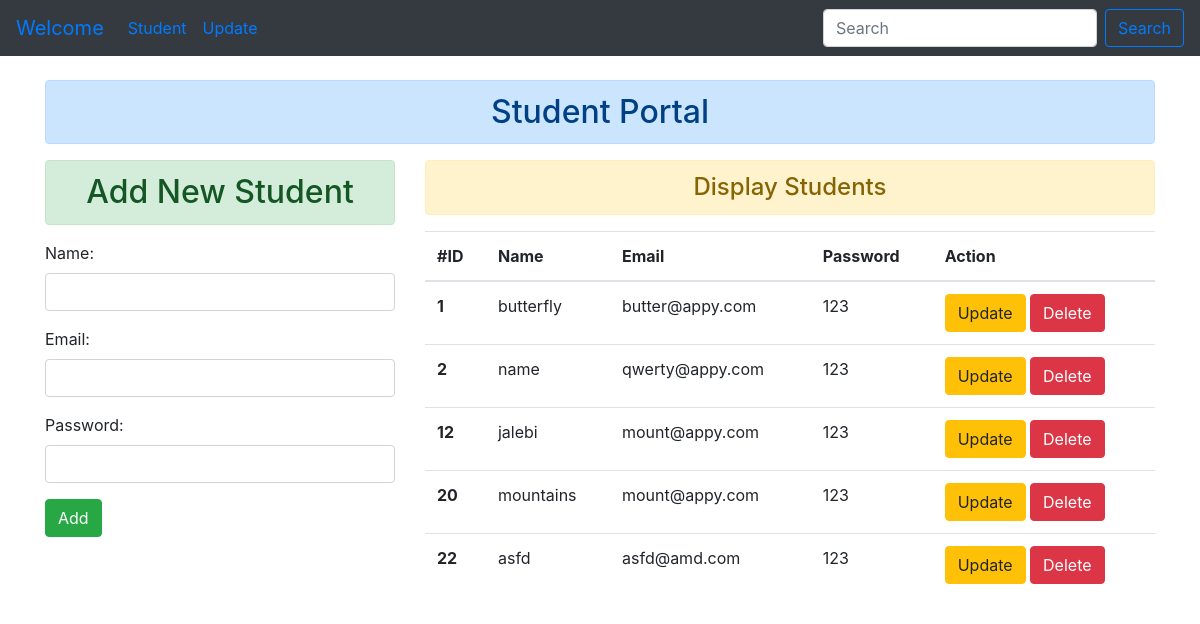
Screenshot of /add/ with the database file from the repository.
### stu_details/models.py (models this page shows)
class User(models.Model):
    name = models.CharField(max_length = 50)
    email = models.EmailField(max_length = 50)
    password = models.CharField(max_length = 50)

### stu_details/views.py (the view)
# urls.py: path('add/', views.add_show, name = "addandshow"),
def add_show(request):
    if request.method == 'POST':
        fm = StudentReg(request.POST)
        if fm.is_valid():
            nm = fm.cleaned_data['name']
            em = fm.cleaned_data['email']
            pw = fm.cleaned_data['password']
            reg = User(name = nm, email = em, password = pw)
            reg.save()
            fm = StudentReg()
    else:
        fm = StudentReg()
    stud = User.objects.all()
    return render(request, 'student/add_student.html', {'regform': fm, 'st':stud})

### stu_details/forms.py
class StudentReg(forms.ModelForm):
    class Meta:
        model = User
        fields = ['name', 'email', 'password']
        widgets = {
            'name' : forms.TextInput(attrs={'class':'form-control'}),
            'email' : forms.EmailInput(attrs={'class':'form-control'}),
            'password' : forms.PasswordInput(render_value=True, attrs={'class':'form-control'})
        }

### stu_details/templates/student/add_student.html (shortened to what this page needs)
{% extends 'base.html' %}}
{% block body %}
<div class="row">
    <div class="col-sm-4">
        <h2 class="text-center alert alert-success">Add New Student</h2>
        <form action="" method="post">
            {{regform.as_p}}
            <input type="submit" value="Add" class="btn btn-success">
        </form>
    </div>
    <div class="col-sm-8">
        <h4 class="text-center alert alert-warning">Display Students</h4>
        {% if st %}
        <table class="table table-hover">
            <thead>
              <tr>
                <th scope="col">#ID</th>
                <th scope="col">Name</th>
                <th scope="col">Email</th>
                <th scope="col">Password</th>
                <th scope="col">Action</th>
              </tr>
            </thead>
            <tbody>
                {% for s in st %}
                    <tr>
                        <th scope="row">{{s.id}}</th>
                        <td>{{s.name}}</td>
                        <td>{{s.email}}</td>
                        <td>{{s.password}}</td>
                        <td>
                            <a href="{% url 'updateshow' s.id %}" class="btn btn-warning">Update</a>
                            <form action="{% url 'deletedata' s.id %}" method="post" class="d-inline">
                                <input type="submit" value="Delete" class="btn btn-danger">
                            </form>
                        </td>
                    </tr>
                {% endfor %}
            </tbody>
          </table>
        {% else %}
            <h4 class="text-center">No records Found</h4>
        {% endif %}
    </div>
</div>
{% endblock body %}

### stu_details/templates/base.html (shortened to what this page needs)
<!DOCTYPE html>
{% load static %}
<html lang="en">
<head>
    <link rel="stylesheet" href="{% static 'css/fontawesome.css' %}">
    <link rel="stylesheet" href="{% static 'css/bootstrap.css' %}">
</head>
<body>
    <nav class="navbar navbar-expand-lg navbar-primary bg-dark">
        <a class="navbar-brand" href="/">Welcome</a>
        <div class="collapse navbar-collapse" id="navbarSupportedContent">
          <ul class="navbar-nav mr-auto">
            <li class="nav-item active">
              <a class="nav-link" href="/add">Student <span class="sr-only">(current)</span></a>
            </li>
            <li class="nav-item">
              <a class="nav-link" href="/update">Update</a>
            </li>
          </ul>
          <form class="form-inline my-2 my-lg-0">
            <input class="form-control mr-sm-2" type="search" placeholder="Search" aria-label="Search">
            <button class="btn btn-outline-primary my-2 my-sm-0" type="submit">Search</button>
          </form>
        </div>
      </nav>
    <div class="container mt-4">
      <h2 class="text-center alert alert-primary">Student Portal</h2>
    {% block body %}{% endblock body %}
  </div>
</body>
</html>

### rows the page displays
User: id "1", name "butterfly", email "butter@appy.com", password "123"
User: id "2", name "name", email "qwerty@appy.com", password "123"
User: id "12", name "jalebi", email "mount@appy.com", password "123"
User: id "20", name "mountains", email "mount@appy.com", password "123"
User: id "22", name "asfd", email "asfd@amd.com", password "123"
